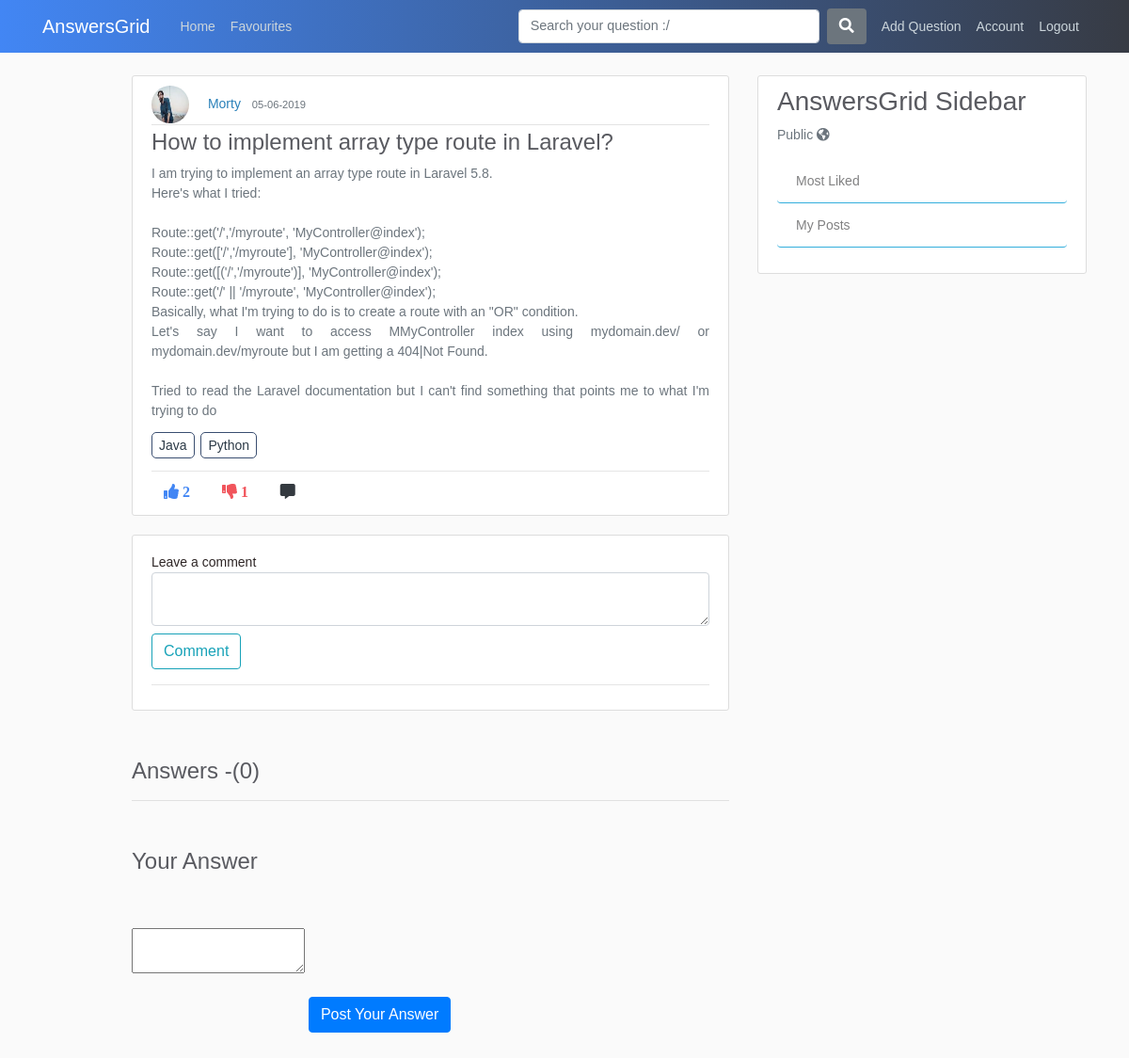
/post/1/comment (signed in), run on an earlier commit of the app's database.
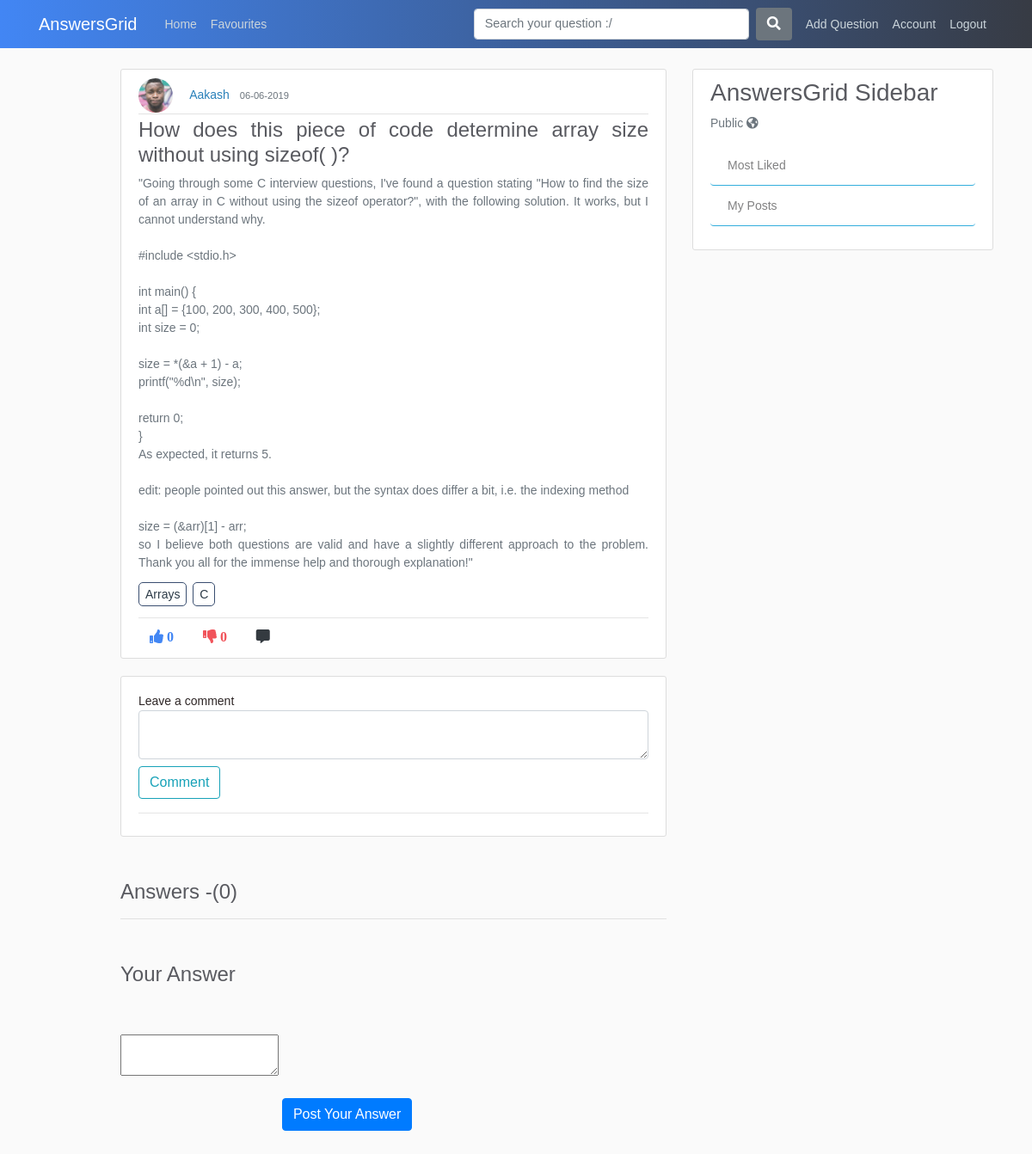
And on a later commit of the database.
### application/models.py (models this page shows, shortened)
class User(db.Model, UserMixin):
    id = db.Column(db.Integer, primary_key=True)
    username = db.Column(db.String(20), unique=True, nullable=False)
    email = db.Column(db.String(120), unique=True, nullable=False)
    image_file = db.Column(db.String(20), nullable=False, default='default.jpg')
    password = db.Column(db.String(60), nullable=False)
    posts = db.relationship('Post', backref='author', lazy=True)
    answers = db.relationship('Answer', backref="author", lazy=True)
    comments = db.relationship('Comment', backref='author', lazy=True)
    favourites = db.relationship('Favourite', backref='author', lazy=True)

class Post(db.Model):
    id = db.Column(db.Integer, primary_key=True)
    title = db.Column(db.String(100), nullable=False)
    content = db.Column(db.Text, nullable=False)
    date_posted = db.Column(db.DateTime, nullable=False, default=datetime.utcnow)
    like_count = db.Column(db.Integer, nullable=False, default=0)
    dislike_count = db.Column(db.Integer, nullable=False, default=0)
    user_id = db.Column(db.Integer, db.ForeignKey('user.id'), nullable=False)
    comments = db.relationship('Comment', backref='commentOnPost', lazy=True)
    answers = db.relationship('Answer', backref='answerOnPost', lazy=True)
    favourites = db.relationship('Favourite', backref='favour_post', lazy=True)

class tagposts(db.Model):
    id = db.Column(db.Integer, primary_key=True, nullable=False)
    post_id = db.Column(db.Integer, db.ForeignKey('post.id'), nullable=False)
    tag_id = db.Column(db.Integer, db.ForeignKey('tags.tag_id'), nullable=False)

class Tags(db.Model):
    tag_id = db.Column(db.Integer, primary_key=True, nullable=False)
    tag_title = db.Column(db.String,nullable=False)

### application/routes.py (the view)
@app.route("/post/<int:post_id>/comment", methods=['GET', 'POST'])
@login_required
def comment_post(post_id):
    post = Post.query.get_or_404(post_id)
    posts_id = post.id
    joinedTables = db.session.query(tagposts.post_id,tagposts.tag_id,Tags.tag_title,Post.title,Post.user_id,Post.like_count,Post.content).join(Tags).join(Post).all()
    answersCount = db.session.query(Answer).filter(Answer.post_id == post_id).count()
    answers = Answer.query.order_by(Answer.date_posted.desc()).all()
    form = CommentForm()
    if form.validate_on_submit():
        comment = Comment(comment=form.comment.data, post_id=posts_id, user_id=current_user.id)
        post = Post.query.get_or_404(post_id)
        db.session.add(comment)
        db.session.commit()
        print(current_user.id)
        comments = Comment.query.filter(Comment.post_id == post_id).order_by(Comment.date_posted.desc())
        return render_template('comment_post.html', title='Comments', form=form, post=post, comments=comments, joinedTables=joinedTables, answersCount=answersCount, answers=answers)
    else:
        comments = Comment.query.filter(Comment.post_id == post_id).order_by(Comment.date_posted.desc())
        return render_template('comment_post.html', title='Comments', form=form, post=post, comments=comments, joinedTables=joinedTables, answersCount=answersCount, answers=answers)

### application/forms.py
class CommentForm(FlaskForm):
    comment = TextAreaField(validators=[DataRequired(), Length(min=1, max=500)], label="Leave a comment")
    submit = SubmitField('Comment')

### application/models.py (called while the page is built)
@login_manager.user_loader
def load_user(user_id):
    return User.query.get(int(user_id))

### application/templates/comment_post.html (shortened to what this page needs)
{% extends "layout.html" %}
{% block content %}
    <article class="media content-section">
      <div class="media-body">
        <div class="article-metadata">
          <img class="rounded-circle article-img" src="{{ url_for('static', filename='profile_pics/' + post.author.image_file) }}">
          <a class="mr-2" href="{{ url_for('user_posts', username=post.author.username) }}">{{ post.author.username }}</a>
          <small class="text-muted">{{ post.date_posted.strftime('%d-%m-%Y') }}</small>
        </div>
        <h4 class="article-title text-justify">{{ post.title }}</h4>
        <p class="article-content text-justify text-muted">{{ post.content }}</p>
        {% for tag in joinedTables %}
            {% if post.id == tag[0] %}
            <a class="article-content tag-style text-justify" href="{{ url_for('tags', tag_title=tag.tag_title) }}">{{ tag.tag_title }}</a>
            {% endif %}
        {% endfor %}<hr>
            <div class="footRow">
                {%  if current_user.is_authenticated %}
                  <a><i class="fas fa-thumbs-up mr-1 btn upvote"id="/vote/{{post.id}}/{{current_user.id}}" onclick="contentDisp(this);">  {{ post.like_count }} </i></a>
                  <a><i class="fas fa-thumbs-down mr-1 btn upvote" id="/downvote/{{post.id}}/{{current_user.id}}" onclick="contentDisp(this);" >  {{ post.dislike_count }} </i></a>
                  <a href="#commenticon"><i class="fas fa-comment-alt mr-1 btn text-dark" id="comment-btn"></i></a>
                {% endif %}
            </div>
      </div>
    </article>
    <div class="content-section hide-comments">
        <form method="POST" action="">
                <div class="form-group">
                    {{ form.comment.label(class="form-control-label") }}
                    {% if form.comment.errors %}
                        {{ form.comment(class="form-control form-control-lg is-invalid") }}
                        <div class="invalid-feedback">
                            {% for error in form.comment.errors %}
                                <span>{{ error }}</span>
                            {% endfor %}
                        </div>
                    {% else %}
                        {{ form.comment(class="form-control form-control-lg") }}
                    {% endif %}
                    {{ form.submit(class="btn btn-outline-info") }}
                </div>
        </form> <hr>
    </div>
    <h4 class="answer-section">Answers -({{ answersCount }})</h4> <hr>
    <div class="summernote-section">
        <h4>Your Answer</h4>
        <form action="{{ url_for('answer', post_id=post.id) }}" method="post">
            <textarea id="summernote" name="editordata" class="mt-5 mb-5" required></textarea>
            <button class="btn btn-primary mt-5 mb-5">Post Your Answer</button>
          </form>
    </div>
{% endblock content %}

### application/templates/layout.html (shortened to what this page needs)
<!DOCTYPE html>
<html>
<head>
    <link rel="stylesheet" href="https://maxcdn.bootstrapcdn.com/bootstrap/4.0.0/css/bootstrap.min.css">
    <link rel="stylesheet" type="text/css" href="{{ url_for('static', filename='main.css') }}">
    <link rel="stylesheet" href="https://use.fontawesome.com/releases/v5.8.1/css/all.css">
    <link href="http://cdnjs.cloudflare.com/ajax/libs/summernote/0.8.11/summernote.css" rel="stylesheet">
    <link href="https://cdnjs.cloudflare.com/ajax/libs/select2/4.0.6-rc.0/css/select2.min.css" rel="stylesheet" />
    <link href="//cdnjs.cloudflare.com/ajax/libs/jquery-form-validator/2.3.26/theme-default.min.css"
    rel="stylesheet" type="text/css" />
</head>
<body>
    <header class="site-header">
      <nav class="navbar navbar-expand-md navbar-dark fixed-top">
        <div class="container">
          <a class="navbar-brand mr-4" href="/">AnswersGrid</a>
          <div class="collapse navbar-collapse" id="navbarToggle">
            <div class="navbar-nav mr-auto">
              <a class="nav-item nav-link" href="{{ url_for('home') }}">Home</a>
              {%  if current_user.is_authenticated %}
              <a class="nav-item nav-link" href="{{ url_for('favourite') }}">Favourites</a>
              {% endif %}
            </div>
            <form method="POST" action="/search" class="form-inline my-2 my-lg-0 form-group">
              <input class="form-control mr-sm-2 search-box" type="search" placeholder="Search your question :/" name="search" aria-label="Search">
              <button class="btn bg-secondary text-white mr-2" type="submit"><i class="fas fa-search"></i></button>
             </form>
            <div class="navbar-nav">
              {%  if current_user.is_authenticated %}
              <a class="nav-item nav-link" href="{{ url_for('new_post') }}">Add Question</a>
              <a class="nav-item nav-link" href="{{ url_for('account') }}">Account</a>
              <a class="nav-item nav-link" href="{{ url_for('logout') }}">Logout</a>
              {% else  %}
              <a class="nav-item nav-link" href="{{ url_for('login') }}">Login</a>
              <a class="nav-item nav-link" href="{{ url_for('register') }}">Register</a>
            {% endif %}
            </div>
          </div>
        </div>
      </nav>
    </header>
    <main role="main" class="container">
      <div class="row">
        <div class="col-md-1"></div>
        <div class="col-md-7">
          {% block content %}{% endblock %}
        </div>
        <div class="col-md-4">
          <div class="content-section">
              <h3>AnswersGrid Sidebar </h3>
              <p class='text-muted'>Public <i class="fas fa-globe-americas"></i>
                <ul class="list-group">
                  <a href="{{url_for('most_liked')}}"><li class="list-group-item list-group-item-light sidebar">Most Liked</li></a>
                  <a href="{{ url_for('user_posts', username=current_user.username) }}"><li class="list-group-item list-group-item-light sidebar">My Posts</li></a>
                </ul>
              </p>
          </div>
          </div>
        </div>
    </main>
</body>
</html>

### application/static/main.css (style rules this page uses)
body { background: #fafafa; color: #333333; margin-top: 5rem; }
h1, h2, h3, h4, h5, h6 { color: #444444; }
.site-header .navbar-nav .nav-link { color: #cbd5db; }
.content-section { background: #ffffff; padding: 10px 20px; border: 1px solid #dddddd; border-radius: 3px; margin-bottom: 20px; }
.article-title { color: #444444; }
.article-content { white-space: pre-line; }
.article-img { height: 40px; width: 40px; margin-right: 16px; }
.article-metadata { padding-bottom: 1px; margin-bottom: 4px; border-bottom: 1px solid #e3e3e3 }
form .search-box { width:300px; }

### application/templates/layout.html (style rules this page uses)
body { color: #2e2626; margin-top: 5rem; font-size: 14px; font-weight: unset; line-height: 1.5; font-family: Arial; }
.form-control { display: block; width: 100%; padding: .375rem .75rem; font-size: .9rem; line-height: 1.5; color: #495057; background-color: #fff; background-clip: padding-box; border: 1px solid #ced4da; border-radius: .25rem; transition: border-color .15s ease-in-out,box-shadow .15s ease-in-out; }
.navbar { background: linear-gradient(to right, #4286f4, #373B44); }
form .search-box { width: 20rem!important; }
img { display: inline; }
.footRow { margin-top: -10px; }
.tag-style { margin-right: 3px; border: 1px solid #3a4e70; padding: 5px 7px; border-radius: 5px; color: #2C3A47 }
a { color: #2980b9; }
label { display: inline-block; margin-top: .5rem; margin-bottom: -.5rem; }
textarea { margin-bottom: .5rem; }
.fa-thumbs-up { color: #4286f4; }
.fa-thumbs-down { color: #f1545b }
.answer-section { margin-top: 50px; }
.summernote-section { margin-top: 50px; }
.list-group-item:last-child { margin-bottom: 1px; background: #fff; border-left: none; border-right: none; border-top: none; border-bottom: 1px solid#33aedc; }
h4,h3 { color: #595a60; }
.article-title { color: #595a60; }

What changed in the data, as far as the page shows it:
changed User: image_file: picture removed, a placeholder shows; author.username "Morty" → "Aakash"
changed Post: date_posted "05-06-2019" → "06-06-2019"; title "How to implement array type route in Laravel?" → "How does this piece of code determine array size without using sizeof( )?"; content "I am trying to implement an array type route in Laravel 5.8. Here's what I tried: Route::get('/','/myroute', 'MyController@index'); Route::get(['/','/myroute'], 'MyController@index'); Route::get([('/','/myroute')], 'MyController@index'); Route::get('/' || '/myroute', 'MyController@index'); Basically, what I'm trying to do is to create a route with an \"OR\" condition. Let's say I want to access MMyController index using mydomain.dev/ or mydomain.dev/myroute but I am getting a 404|Not Found. Tried to read the Laravel documentation but I can't find something that points me to what I'm trying to do" → "\"Going through some C interview questions, I've found a question stating \"How to find the size of an array in C without using the sizeof operator?\", with the following solution. It works, but I cannot understand why. #include <stdio.h> int main() { int a[] = {100, 200, 300, 400, 500}; int size = 0; size = *(&a + 1) - a; printf(\"%d\\n\", size); return 0; } As expected, it returns 5. edit: people pointed out this answer, but the syntax does differ a bit, i.e. the indexing method size = (&arr)[1] - arr; so I believe both questions are valid and have a slightly different approach to the problem. Thank you all for the immense help and thorough explanation!\""; like_count "2" → "0"; dislike_count "1" → "0"
changed through a linked row, tagposts: tag_title "Java" → "Arrays"
changed tagposts (number 2 of 2 on the later page): tag_title "Python" → "C"
